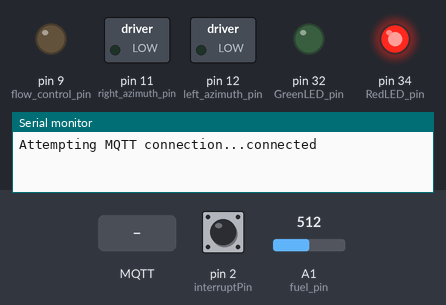
Recording of a sketch running on a simulated Arduino Mega 2560, built with avr-gcc and run on an emulated ATmega2560. Parts: switched loads named in the sketch (green lamp = pin HIGH), output pins drawn as LEDs (lit = HIGH), the last lines printed to the serial monitor. The inputs (shaded band) are chosen by the test bench; at power-on: pin 2 (interruptPin) HIGH, A1 (fuel_pin) = 512. WiFi joins after 1.5 s; servers stay silent unless stated; no MQTT or app messages arrive unless stated.

Above: at 2.7 s.
2.8 s: MQTT message "90" arrives on the second subscribed topic
At 3.15 s:
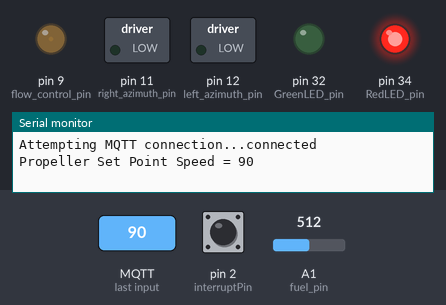
5.8 s: MQTT message "90" arrives on the first subscribed topic
8.8 s: MQTT message "0" arrives on the second subscribed topic
At 8.8 s:
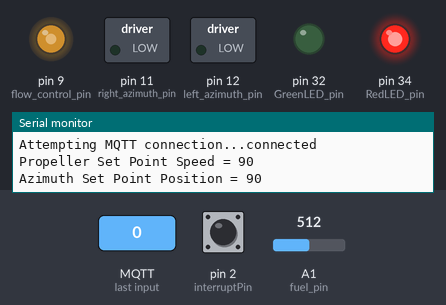
11.8 s: MQTT message "200" arrives on the second subscribed topic
At 15.1 s:
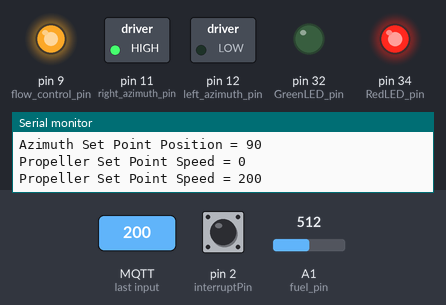
Timing chart, 0 to 16.6 s (numbered marks = the images above; inputs shaded):
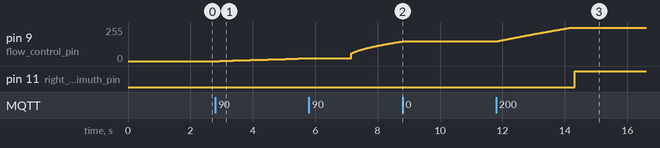

Measured:
- after the input at 2.8 s, pin 9 (flow_control_pin): moves from 0/255 to 21/255 over 2.8 s, starting after 0.14 s
- after the input at 8.8 s, pin 9 (flow_control_pin): stays 147/255 (without the input it goes to 148/255 after 0.01 s)
- after the input at 11.8 s, pin 9 (flow_control_pin): moves from 147/255 to 250/255 over 2.4 s, starting at once

The sketch:

AzimuthThrusterControl.ino
```cpp
/* LCD Library */
#include <Wire.h>
#include <LiquidCrystal_I2C.h>

LiquidCrystal_I2C lcd(0x27, 20, 4);
char lcd_buffer0[21];
char lcd_buffer1[21];
char lcd_buffer2[21];
char lcd_buffer3[21];

/* Ethernet Library */
#include <SPI.h>
#include <UIPEthernet.h>
#include <PubSubClient.h>

byte mac[]    = {  0xDE, 0xED, 0xBA, 0xFE, 0xFE, 0xED };
IPAddress ip(10, 48, 20, 200);
IPAddress server(10, 48, 20, 70);

// Update these with values suitable for your network.
const char* mqttClient = "ESP8266Client1";

// MQTT Topic
const char* statusPublish = "1/Status";
const char* speedPublish = "1/PropellerSpeed";
const char* positionPublish = "1/Azimuth";
const char* enginePublish = "1/EngineSpeed";
const char* pumpPublish = "1/PumpSpeed";
const char* fuelPublish = "1/Fuel";
const char* responSetPointPositionPublish = "1/Azimuth/setpoint/respon";
const char* responSetPointSpeedPublish = "1/PropellerSpeed/setpoint/respon";
const char* setPointPositionSubscribe = "1/Azimuth/setpoint";
const char* setPointSpeedSubscribe = "1/PropellerSpeed/setpoint";
const char* modeSubscribe = "Mode";
const char* mainSubscribe = "MainControl";

EthernetClient ethClient;
PubSubClient client(ethClient);
char buf[10];

/* Control Pin */
#define flow_control_pin 9
#define right_azimuth_pin 11
#define left_azimuth_pin 12

/* LED PIN */
#define GreenLED_pin  32
#define RedLED_pin  34

/* Speed Control Variable */
#define interruptPin 2 //PIN PEMBACAAN RPM
#define maxPWMspeed 250
boolean stringComplete = false;  // whether the string is complete
boolean motor_start = false;
boolean m_direction = true;
boolean m_direction_pre = true;
boolean enabledegree = true;
boolean enablerpm = false;
int count_rpm0;
int tdelay = 10;
int set_speed_last = 0;
const int tickmark = 1;
const int rpm_max = 2500;
unsigned long prevmillis = 0; // To store time
unsigned long duration = 0; // To store time difference

double rpm;
int m_speed = 0;
int m_speed_last = 0;
int set_speed = 0;
int set_position = 0;

// PID Control Variable
double kp_speed = 0.00007936;
double ki_speed = 0.0007936;
double kd_speed = 0;
double kp_position = 0.00007936;
double ki_position = 0.0007936;
double kd_position = 0;

/* Engine Sensor Pin */
#define fuel_pin A1

/* Button Pin */
#define button1_pin 4
#define button2_pin 5
#define button3_pin 6
#define button4_pin 3

/* Serial Event Variable */
String inputString1 = "";         // a String to hold incoming data
String inputString2 = "";         // a String to hold incoming data
String inputString3 = "";         // a String to hold incoming data

/* RPM Parameter */
int propeller_speed, azimuth_position, fuel_level, mode;
String pump_speed, engine_speed;

void setup() {
    // put your setup code here, to run once:
    pinMode(interruptPin,INPUT);
    attachInterrupt(digitalPinToInterrupt(interruptPin), RPM, CHANGE);

    Serial.begin(115200);
    Serial1.begin(115200);
    Serial2.begin(115200);
    Serial3.begin(115200);

    inputString1.reserve(200);
    inputString2.reserve(200);
    inputString3.reserve(200);

    pinMode(flow_control_pin,OUTPUT);

    pinMode(GreenLED_pin,OUTPUT);
    pinMode(RedLED_pin,OUTPUT);
    digitalWrite(GreenLED_pin,LOW);
    digitalWrite(RedLED_pin,HIGH);

    client.setServer(server, 1883);
    client.setCallback(callback);

    Ethernet.begin(mac, ip);

    // TIMER 1 for interrupt frequency 100 Hz:
    noInterrupts();
    // Clear registers
    TCCR1A = 0;
    TCCR1B = 0;
    TCNT1 = 0;

    // 100 Hz (16000000/((624+1)*256))
    OCR1A = 624;
    // CTC
    TCCR1B |= (1 << WGM12);
    // Prescaler 256
    TCCR1B |= (1 << CS12);
    // Output Compare Match A Interrupt Enable
    TIMSK1 |= (1 << OCIE1A);
    interrupts();

    lcd.backlight(); // finish with backlight on
    //-------- Write characters on the display ------------------
    // NOTE: Cursor Position: Lines and Characters start at 0
    lcd.setCursor(5,0); //Start at character 5 on line 0
    lcd.print("Syergie");
    lcd.setCursor(1,2); //Start at character 1 on line 2
    lcd.print("Azimuth Thruster");
    lcd.setCursor(5,3); //Start at character 5 on line 3
    lcd.print("Control");
    for(int i = 0; i< 3; i++){
      lcd.noBacklight();
      delay(250);
      lcd.backlight();
      delay(250);
    }
}

void loop() {
  if (!client.connected()) {
    reconnect();
  }

  /* LC Displaying */
  sprintf((char*) lcd_buffer0, "Azimuth=%3d   Mode:%1d",azimuth_position,mode);
  sprintf((char*) lcd_buffer1, "Propeller=%4dRPM", propeller_speed);
  sprintf((char*) lcd_buffer2, "Engine=%sRPM", engine_speed.c_str());
  sprintf((char*) lcd_buffer3, "Pump=%sRPM", pump_speed.c_str());
  lcd.setCursor(0,0); //Start at character 0 on line 0
  lcd.print(lcd_buffer0);
  lcd.setCursor(0,1);
  lcd.print(lcd_buffer1);
  lcd.setCursor(0,2);
  lcd.print(lcd_buffer2);
  lcd.setCursor(0,3);
  lcd.print(lcd_buffer3);

  /* RPM Pump, Engine, and Azimuth Sensor, Fuel Reading */
  fuel_level = map(analogRead(fuel_pin),0,1023,0,20);

  client.loop();
}

ISR(TIMER1_COMPA_vect){          // timer compare interrupt service routine
    noInterrupts();

    if ((micros() - prevmillis) > (60000000/tickmark)){   //Membatasi waiting time max 1menit, selebihnya rpm=0
      propeller_speed = 0;
    } else if (rpm>0 && rpm<=rpm_max){  //Verifikasi nilai in range
      propeller_speed = rpm;
    }

    motor_start = true;

    PID_Speed();
    PID_Position();

    interrupts();
}

void PID_Speed(){
    /* Position Control */
    double PTerm_speed;
    double ITerm_speed;
    double DTerm_speed;
    double PIDTerm_speed;
    static double e_speed_pre = 0;  // error kecepatan lama
    static double e_speed = 0;      // perbedaan feedback dengan input
    static double e_speed_sum = 0;  // hasil integral error
    static double speed_pwm_pulse = 0;

    // Perhitungan PID Speed
    if(motor_start){  //Propeller Start
        e_speed       = set_speed - propeller_speed;              // Calculate error
        e_speed_sum  += e_speed;                                  // Calculate integral of error
        PTerm_speed   = e_speed * kp_speed;                       // Proportional term
        ITerm_speed   = e_speed_sum * ki_speed;                   // Integral term
        DTerm_speed   = kd_speed * (e_speed - e_speed_pre);       // Derivative term
        PIDTerm_speed = PTerm_speed + ITerm_speed + DTerm_speed;  // Calculate total output
        e_speed_pre   = e_speed;                                  // Save error to previous error

        if (PIDTerm_speed >= maxPWMspeed)                         // Restrict to max/min
          PIDTerm_speed = maxPWMspeed;
        if (PIDTerm_speed <= 0)
          PIDTerm_speed = 0;

        speed_pwm_pulse = PIDTerm_speed; // Hasil PID dijadikan data kendali kecepatan

        if (speed_pwm_pulse == 0){
            propeller_speed = 0;
            enablerpm = false;
            duration=0;
        }
    }
    else{ //Propeller Stop
        propeller_speed = 0;
        e_speed = 0;
        e_speed_pre = 0;
        e_speed_sum = 0;
        speed_pwm_pulse = 0;
        enablerpm = false;
        duration=0;
    }

    analogWrite(flow_control_pin, speed_pwm_pulse);
}

void PID_Position(){
    /* Position Control */
    double PTerm_position;
    double ITerm_position;
    double DTerm_position;
    double PIDTerm_position;
    static double e_position_pre = 0;   // error posisi lama
    static double e_position = 0;       // perbedaan feedback dengan input
    static double e_position_sum = 0;   // hasil integral error
    static double position_pwm_pulse = 0;

    //PID Position Control
    e_position      = set_position - azimuth_position;                  // Calculate error
    e_position_sum += e_position;                                       // Calculate integral of error
    PTerm_position  = e_position * kp_position;                         // Proportional term
    ITerm_position  = e_position_sum * ki_position;                     // Integral term
    DTerm_position  = kd_position * (e_position - e_position_pre);      // Derivative term
    PIDTerm_position= PTerm_position + ITerm_position + DTerm_position; // Calculate total output
    e_position_pre  = e_position;                                       // Save error to previous error

    if (PIDTerm_position >= 255)                                        // Restrict to max/min
      PIDTerm_position = 255;
    if (PIDTerm_position <= -255)
      PIDTerm_position = -255;

    position_pwm_pulse = PIDTerm_position;  // Hasil PID dijadikan data kontrol posisi

    if (position_pwm_pulse >= 0){  // Jika nilai kecepatan (+), stir berputar ke kanan
      int forwardPWM = position_pwm_pulse;
      analogWrite(right_azimuth_pin, forwardPWM);
      analogWrite(left_azimuth_pin, 0);
    }
    else if (position_pwm_pulse < 0){ // Jika nilai kecepatan (-), stir berputar ke kiri
      int reversePWM = -position_pwm_pulse;
      analogWrite(right_azimuth_pin, 0);
      analogWrite(left_azimuth_pin, reversePWM);
    }

}

void RPM() {
    boolean currentstate = digitalRead(interruptPin); // Current state of Proximity input scan

    if( currentstate == LOW ) // If input only changes from HIGH to LOW
    {
      if (enablerpm==true){
        duration = ( micros() - prevmillis ); // Time difference between revolution in microsecond
      }else{
        duration = 0;
        enablerpm = true;
      }
      prevmillis = micros(); // store time for nect revolution calculation
    }
    else
    {
      rpm = (60000000/duration/tickmark); // rpm = (1/ time millis)*1000*1000*60;
    }
}

void callback(char* topic, byte* payload, unsigned int length) {
  String myPayload = "";

  for (int i=0;i<length;i++) { //storing payload to integer value
    char inChar = (char)payload[i];
    // add it to the inputString:
    if (inChar != '\n') {
      myPayload += inChar;
    }
  }

  if (strcmp(topic,setPointSpeedSubscribe) == 0){
    int value = myPayload.toInt();  //get string after set_speed
    client.publish(responSetPointSpeedPublish,dtostrf(value, 4, 0, buf));
    set_speed = value;
    Serial.print("Propeller Set Point Speed = ");
    Serial.println(set_speed);

  }
  else if (strcmp(topic,setPointPositionSubscribe) == 0){
    int value = myPayload.toInt();  //get string after set_azimuth
    client.publish(responSetPointPositionPublish,dtostrf(value, 3, 0, buf));
    set_position = value;
    Serial.print("Azimuth Set Point Position = ");
    Serial.println(set_position);
  }
  else if(topic[0]=='M'){
    client.publish(speedPublish,dtostrf(propeller_speed, 4, 0, buf));
    client.publish(positionPublish,dtostrf(azimuth_position, 3, 0, buf));
    client.publish(enginePublish,engine_speed.c_str());
    client.publish(pumpPublish,pump_speed.c_str());
    client.publish(fuelPublish,dtostrf(fuel_level, 2, 0, buf));
    client.publish(statusPublish,"connected");
  }

  Serial.println();
  dtostrf(0, 10, 0, buf);
}

void reconnect() {
  // Loop until we're reconnected
  while (!client.connected()) {
    Serial.print("Attempting MQTT connection...");
    // Attempt to connect
    if (client.connect(mqttClient)) {
      Serial.println("connected");
      client.publish(statusPublish,"connected");
      client.publish(speedPublish,"connected");
      client.publish(positionPublish,"connected");
      client.publish(enginePublish,"connected");
      client.publish(pumpPublish,"connected");
      client.publish(fuelPublish,"connected");
      client.publish(responSetPointPositionPublish,"connected");
      client.publish(responSetPointSpeedPublish,"connected");
      client.subscribe(setPointPositionSubscribe);
      client.subscribe(setPointSpeedSubscribe);
      client.subscribe(modeSubscribe);
      client.subscribe(mainSubscribe);
    } else {
      Serial.print("failed, rc=");
      Serial.print(client.state());
      Serial.println(" try again in 5 seconds");
      // Wait 5 seconds before retrying
      delay(5000);
    }
  }
}

void serialEvent1() {
  while (Serial1.available()) {
    // get the new byte:
    char inChar = (char)Serial1.read();
    // add it to the inputString:
    inputString1 += inChar;
    // if the incoming character is a newline, set a flag so the main loop can
    // do something about it:
    if (inChar == '\n') {
      pump_speed = inputString1;
      inputString1 = "";
      Serial.print("Pump Speed = ");
      Serial.println(pump_speed);
    }
  }
}

void serialEvent2() {
  while (Serial2.available()) {
    // get the new byte:
    char inChar = (char)Serial2.read();
    // add it to the inputString:
    inputString2 += inChar;
    // if the incoming character is a newline, set a flag so the main loop can
    // do something about it:
    if (inChar == '\n') {
      engine_speed = inputString2;
      inputString2 = "";
      Serial.print("Engine Speed = ");
      Serial.println(engine_speed);
    }
  }
}

void serialEvent3() {
  while (Serial3.available()) {
    // get the new byte:
    char inChar = (char)Serial3.read();
    // add it to the inputString:
    inputString3 += inChar;
    // if the incoming character is a newline, set a flag so the main loop can
    // do something about it:
    if (inChar == '\n') {
      azimuth_position = inputString3.toInt();
      inputString3 = "";
      Serial.print("Azimuth Position = ");
      Serial.println(azimuth_position);
    }
  }
}
```
